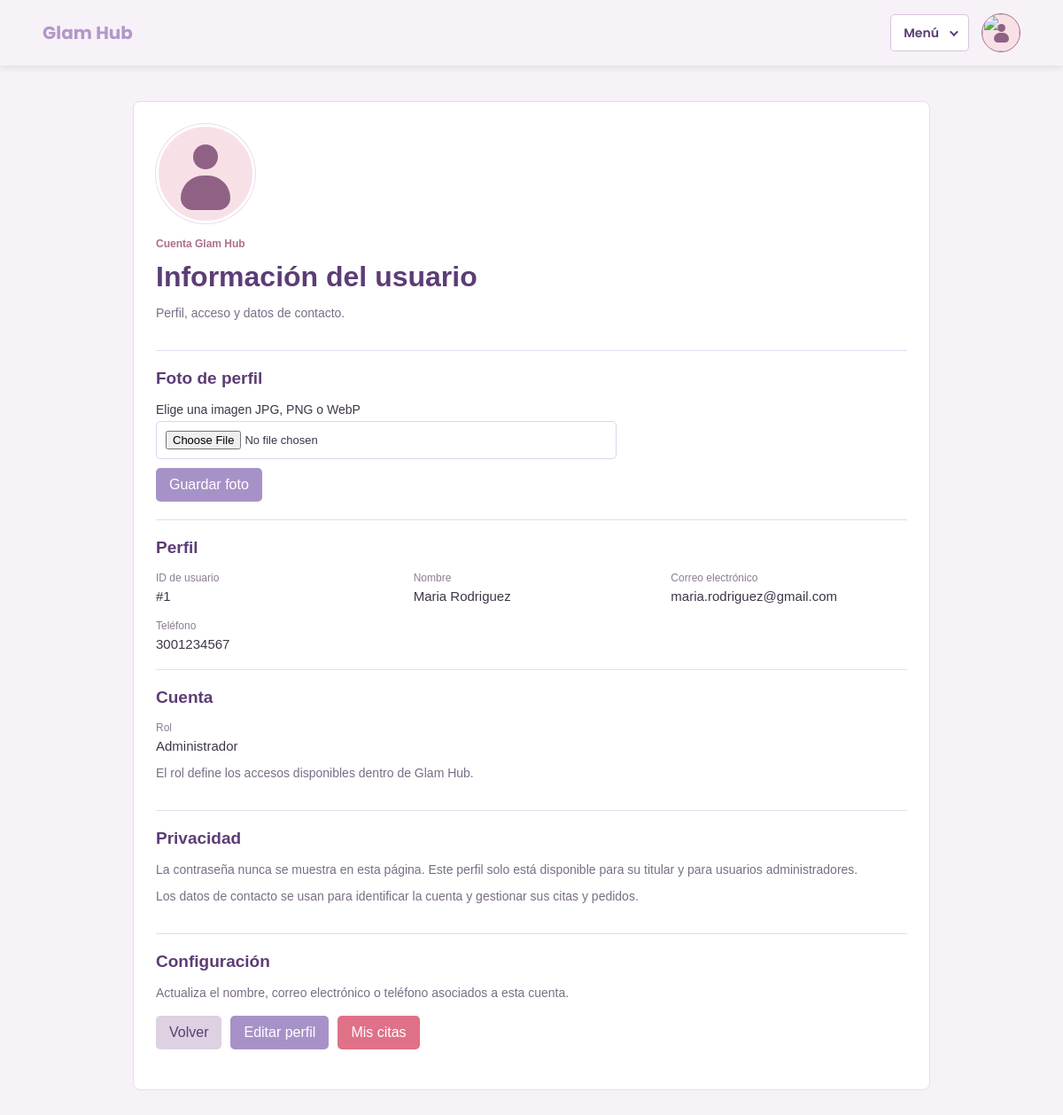
Page /ver_usuario.php?id=1 (signed in) on the committed database.
### tables this page shows
CREATE TABLE Usuarios (
 IdUsuario INT AUTO_INCREMENT PRIMARY KEY,
 NombreUsuario VARCHAR(100) NOT NULL,
 CorreoUsuario VARCHAR(150) NOT NULL UNIQUE,
 PasswordUsuario VARCHAR(255) NOT NULL,
 TelefonoUsuario VARCHAR(30),
 FotoPerfil MEDIUMBLOB NULL,
 TipoFotoPerfil VARCHAR(30) NULL
);

### ver_usuario.php (the view, shortened to what this page needs)
<?php
require 'conexion.php';
function escapar(string $valor): string
{
	return htmlspecialchars($valor, ENT_QUOTES, 'UTF-8');
}
$idUsuario = filter_var($_GET['id'] ?? null, FILTER_VALIDATE_INT);
$consultaAdmin = $conexion->prepare(
	"SELECT 1 FROM Rol WHERE IdUsuario = :usuario AND NombreRol = 'Administrador' LIMIT 1"
);
$consultaAdmin->execute([':usuario' => (int) $_SESSION['usuario_id']]);
$esAdministrador = (bool) $consultaAdmin->fetchColumn();
$esTitular = (int) $_SESSION['usuario_id'] === $idUsuario;
$consultaUsuario = $conexion->prepare(
	' SELECT U.IdUsuario, U.NombreUsuario, U.CorreoUsuario, U.TelefonoUsuario, U.TipoFotoPerfil,
		GROUP_CONCAT(R.NombreRol ORDER BY R.NombreRol SEPARATOR ", ") AS Roles
	 FROM Usuarios U
	 LEFT JOIN Rol R ON R.IdUsuario = U.IdUsuario
	 WHERE U.IdUsuario = :id
	 GROUP BY U.IdUsuario, U.NombreUsuario, U.CorreoUsuario, U.TelefonoUsuario, U.TipoFotoPerfil'
);
$consultaUsuario->execute([':id' => $idUsuario]);
$usuario = $consultaUsuario->fetch(PDO::FETCH_ASSOC);
$esquemaRoles = trim((string) ($usuario['Roles'] ?? ''));
?>
<!DOCTYPE html>
<html lang="es">
<head>
	<link rel="stylesheet" href="css/estilos.css?v=12">
</head>
<body>
	<?php require 'navbar.php'; ?>
	<main class="container account-container user-profile-container">
		<header class="user-profile-heading">
			<div class="user-profile-photo-wrap">
				<?php if ($usuario['TipoFotoPerfil']): ?>
					<img class="user-profile-photo" src="foto_perfil.php?id=<?= (int) $usuario['IdUsuario'] ?>" alt="Foto de <?= escapar((string) $usuario['NombreUsuario']) ?>">
				<?php else: ?>
					<span class="user-profile-photo-placeholder" aria-hidden="true"></span>
				<?php endif; ?>
			</div>
			<p class="user-profile-kicker">Cuenta Glam Hub</p>
			<h1>Información del usuario</h1>
			<p>Perfil, acceso y datos de contacto.</p>
		</header>
		<section class="profile-section" aria-labelledby="photo-heading">
			<h2 id="photo-heading">Foto de perfil</h2>
			<form method="post" enctype="multipart/form-data" class="profile-photo-form">
				<label for="foto-perfil">Elige una imagen JPG, PNG o WebP</label>
				<input id="foto-perfil" type="file" name="foto_perfil" accept="image/jpeg,image/png,image/webp" required>
				<button type="submit">Guardar foto</button>
			</form>
		</section>
		<section class="profile-section" aria-labelledby="profile-heading">
			<h2 id="profile-heading">Perfil</h2>
			<dl class="profile-data">
				<div><dt>ID de usuario</dt><dd>#<?= escapar((string) $usuario['IdUsuario']) ?></dd></div>
				<div><dt>Nombre</dt><dd><?= escapar((string) $usuario['NombreUsuario']) ?></dd></div>
				<div><dt>Correo electrónico</dt><dd><?= escapar((string) $usuario['CorreoUsuario']) ?></dd></div>
				<div><dt>Teléfono</dt><dd><?= escapar((string) ($usuario['TelefonoUsuario'] ?: 'No registrado')) ?></dd></div>
			</dl>
		</section>
		<section class="profile-section" aria-labelledby="account-heading">
			<h2 id="account-heading">Cuenta</h2>
			<dl class="profile-data profile-data-compact">
				<div><dt>Rol</dt><dd><?= escapar($esquemaRoles) ?></dd></div>
			</dl>
			<p class="profile-note">El rol define los accesos disponibles dentro de Glam Hub.</p>
		</section>
		<section class="profile-section" aria-labelledby="privacy-heading">
			<h2 id="privacy-heading">Privacidad</h2>
			<p>La contraseña nunca se muestra en esta página. Este perfil solo está disponible para su titular y para usuarios administradores.</p>
			<p class="profile-note">Los datos de contacto se usan para identificar la cuenta y gestionar sus citas y pedidos.</p>
		</section>
		<section class="profile-section" aria-labelledby="settings-heading">
			<h2 id="settings-heading">Configuración</h2>
			<p>Actualiza el nombre, correo electrónico o teléfono asociados a esta cuenta.</p>
			<div class="profile-actions">
				<a class="action-link secondary-link" href="<?= $esAdministrador ? 'usuarios.php' : 'citas.php' ?>">Volver</a>
				<a class="action-link" href="registro.php?id=<?= escapar((string) $usuario['IdUsuario']) ?>">Editar perfil</a>
				<?php if ($esTitular): ?>
					<a class="action-link profile-secondary-action" href="citas.php">Mis citas</a>
				<?php endif; ?>
			</div>
		</section>
	</main>
</body>
</html>

### css/estilos.css (style rules this page uses)
* { box-sizing: border-box; }
body { background: #f7f2f8; color: #3f3548; font-family: Arial, sans-serif; margin: 0; }
.container { background: #fff; border: 1px solid #e5dced; border-radius: 8px; margin: 40px auto; max-width: 1000px; padding: 25px; width: 90%; }
h1 { color: #5c3d75; margin-top: 0; }
label { display: block; font-size: 14px; margin: 14px 0 5px; }
input { border: 1px solid #ded3ed; border-radius: 5px; font: inherit; padding: 10px; width: 100%; }
button, .button, .action-link { background: #a792c8; border: 0; border-radius: 5px; color: #fff; cursor: pointer; display: inline-block; font: inherit; padding: 10px 15px; text-decoration: none; }
button, .form-button { margin-top: 20px; }
.secondary-link { background: #ddd1e2; color: #5c3d75; }
.account-container { max-width: 1100px; }
.account-container h1 { margin-bottom: 24px; }
.user-profile-container { max-width: 900px; }
.user-profile-heading { padding-bottom: 20px; }
.user-profile-photo-wrap { background: #f7e1e7; border: 3px solid #fff; border-radius: 50%; box-shadow: 0 0 0 1px #e5dced; height: 112px; margin-bottom: 16px; overflow: hidden; position: relative; width: 112px; }
.user-profile-photo, .user-profile-photo-placeholder { height: 100%; object-fit: cover; width: 100%; }
.user-profile-photo-placeholder { display: block; position: relative; }
.user-profile-photo-placeholder::before { background: #8f6285; border-radius: 50%; content: ''; height: 28px; left: 39px; position: absolute; top: 20px; width: 28px; }
.user-profile-photo-placeholder::after { background: #8f6285; border-radius: 45px 45px 24px 24px; bottom: 12px; content: ''; height: 39px; left: 25px; position: absolute; width: 56px; }
.user-profile-heading h1 { margin: 4px 0 8px; }
.user-profile-heading > p:last-child, .profile-section > p { color: #7a6d85; font-size: 14px; }
.user-profile-kicker { color: #b06d8d; font-size: 12px; font-weight: 700; }
.profile-section { border-top: 1px solid #e5dced; padding: 20px 0; }
.profile-section h2 { color: #5c3d75; font-size: 19px; margin: 0 0 16px; }
.profile-photo-form { max-width: 520px; }
.profile-photo-form input[type="file"] { background: #fff; font-size: 13px; }
.profile-photo-form button, .profile-photo-remove-form button { margin-top: 10px; }
.profile-data { display: grid; gap: 18px 24px; grid-template-columns: repeat(auto-fit, minmax(220px, 1fr)); margin: 0; }
.profile-data dt { color: #8b7d95; font-size: 12px; margin-bottom: 5px; }
.profile-data dd { color: #3f3548; font-size: 15px; margin: 0; overflow-wrap: anywhere; }
.profile-data-compact { grid-template-columns: repeat(auto-fit, minmax(180px, 1fr)); }
.profile-note { color: #8b7d95; font-size: 13px; margin-top: 14px; }
.profile-actions { display: flex; flex-wrap: wrap; gap: 10px; margin-top: 18px; }
.profile-secondary-action { background: #df7188; }

### rows in the picture
usuarios: IdUsuario "1", NombreUsuario "Maria Rodriguez", CorreoUsuario "maria.rodriguez@gmail.com", TelefonoUsuario "3001234567"

### other values in the picture
escapar($esquemaRoles) "Administrador"
